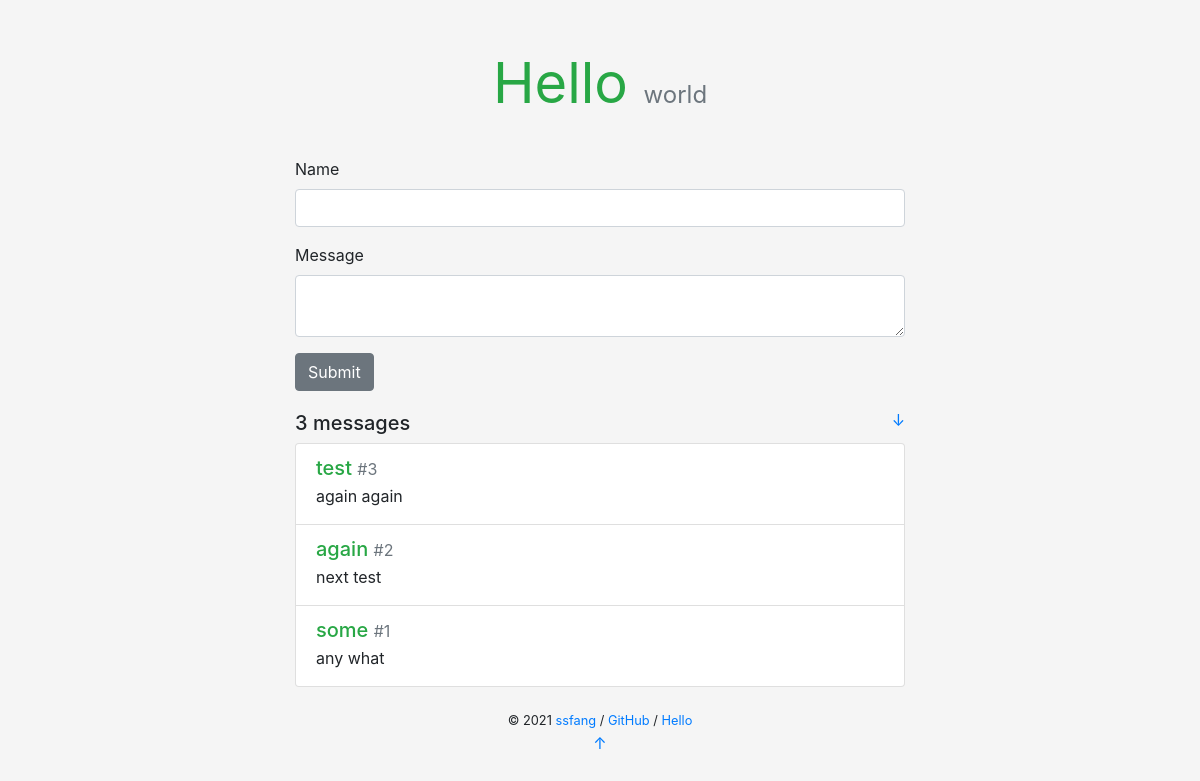
The page /hello/ on the database as committed earlier.
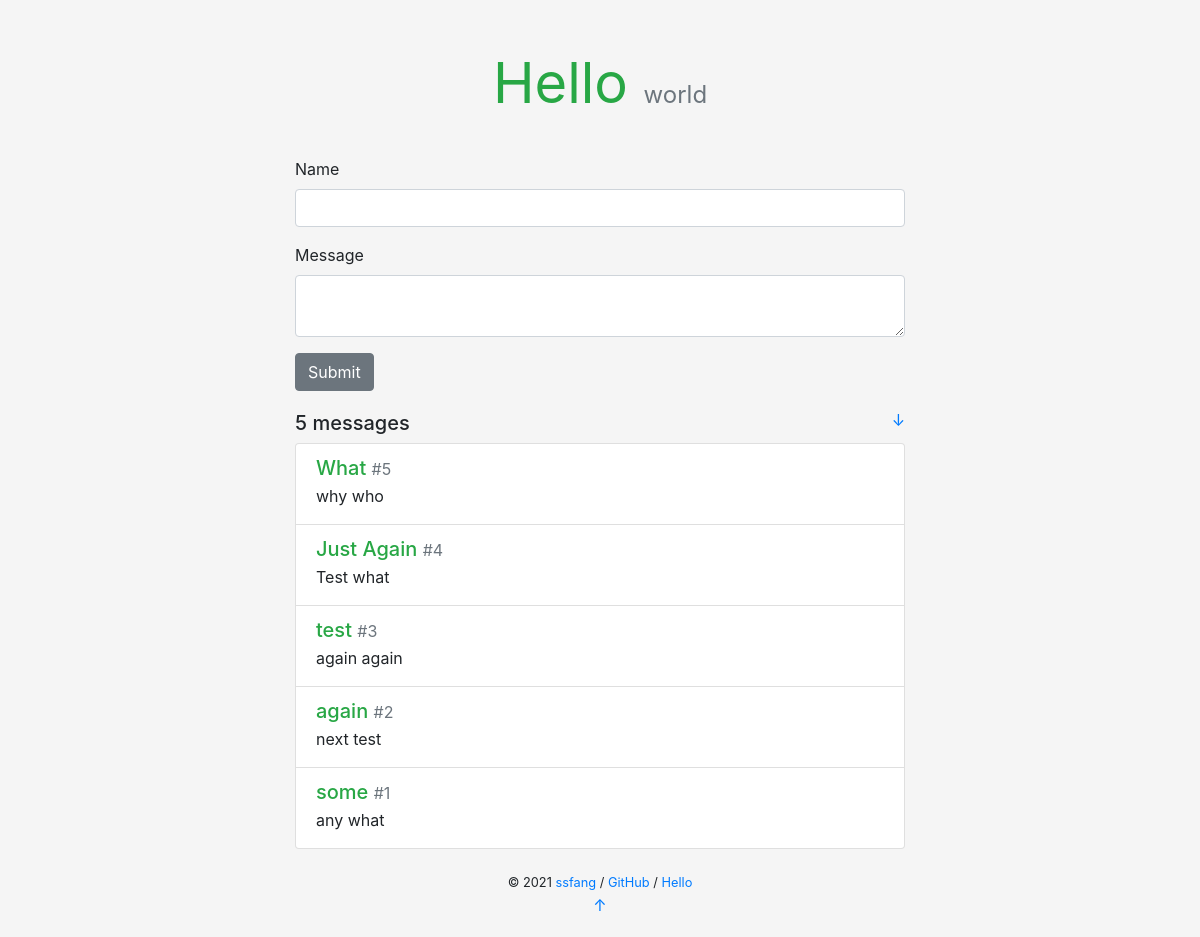
The same page on the database as committed later.
### apps/hello/models.py (models this page shows, shortened)
class BaseModel(models.Model):
    __abstract__ = True  # 声明当前类是抽象类，被继承调用不被创建
    id = models.Column(models.Integer, primary_key=True, autoincrement=True)

class HelloMessage(BaseModel):
    __tablename__ = "hello_message"
    msg_name = models.Column(models.String(32))
    body = models.Column(models.String(200))
    c_time = models.Column(models.DateTime, default=datetime.now, index=True)

### apps/hello/views.py (the view, shortened to what this page needs)
@hello.route('/', methods=['GET', 'POST'])
def index():
    form = HelloForm()
    messages = HelloMessage.query.order_by(HelloMessage.c_time.desc()).all()
    return render_template('hello/index.html', form=form, messages=messages)

### apps/hello/forms.py
class HelloForm(FlaskForm):
    msg_name = StringField(label='Name',
                           validators=[DataRequired(), Length(1, 32)])
    body = TextAreaField(label='Message',
                         validators=[DataRequired(), Length(1, 200)])
    submit = SubmitField()

### apps/hello/templates/hello/index.html (shortened to what this page needs)
{% extends 'hello/base.html' %}
{% block content %}
<div class="hello-form">
    <form action="" method="post" class="form" role="form">
        <div class="form-group required">
            <label class="form-control-label" for="name">Name</label>
            <input class="form-control" id="name" name="msg_name" required="" type="text" value="">
        </div>
        <div class="form-group required">
            <label class="form-control-label" for="body">Message</label>
            <textarea class="form-control" id="body" name="body" required=""></textarea>
        </div>
        <input class="btn btn-secondary" id="submit" name="submit" type="submit" value="Submit">
    </form>
</div>
<h5>
    {{ messages|length }} messages
    <small class="float-right">
        <a href="#bottom" title="Go Bottom">&darr;</a>
    </small>
</h5>
<div class="list-group">
    {% for message in messages %}
    <a class="list-group-item list-group-item-action flex-column">
        <div class="d-flex w-100 justify-content-between">
            <h5 class="mb-1 text-success">{{ message.msg_name }}
                <small class="text-muted"> #{{ loop.revindex }}</small>
            </h5>
        </div>
        <p class="mb-1">{{ message.body }}</p>
    </a>
    {% endfor %}
</div>
{% endblock %}

### apps/hello/templates/hello/base.html (shortened to what this page needs)
<!DOCTYPE html>
<html lang="en">
<head>
    <link rel="stylesheet" href="{{ url_for('static', filename='hello/css/bootstrap.min.css') }}" type="text/css">
    <link rel="stylesheet" href="{{ url_for('static', filename='hello/css/style.css') }}" type="text/css">
</head>
<body>
<main class="container">
    <header>
        <h1 class="text-center display-4">
            <a href="{{ url_for('hello.index') }}" class="text-success"><strong>Hello</strong></a>
            <small class="text-muted sub-title">world</small>
        </h1>
    </header>
    {% block content %}{% endblock %}
    <footer class="text-center">
        {% block footer %}
        <small> &copy; 2021 <a href="" title="Written by BestWishFang">ssfang</a> /
            <a href="https://github.com/bestwishfang/FrameWork/tree/master/apps/hello" title="Fork me on GitHub">GitHub</a> /
            <a href="" title="A HelloFlask project">Hello</a>
        </small>
        <p><a id="bottom" href="#" title="Go Top">&uarr;</a></p>
        {% endblock %}
    </footer>
</main>
</body>
</html>

### static/hello/css/style.css (style rules this page uses)
body { background-color: rgb(245, 245, 245) !important; }
p { overflow-wrap: break-word; word-wrap: break-word; }
.container { max-width: 640px !important; }
.hello-form { margin-bottom: 20px; }
header { margin: 50px 0 40px 0; }
header h1 { font-size: 60px; font-weight: bold; }
.sub-title { font-size: 24px; }
header a { text-decoration: none !important; }
footer { margin: 20px; }

Rows that differ between the two databases and show on the page:
added HelloMessage: msg_name "What", body "why who"
added HelloMessage: msg_name "Just Again", body "Test what"
Other text that changed with them:
{{ messages|length }}: "3" → "5"
